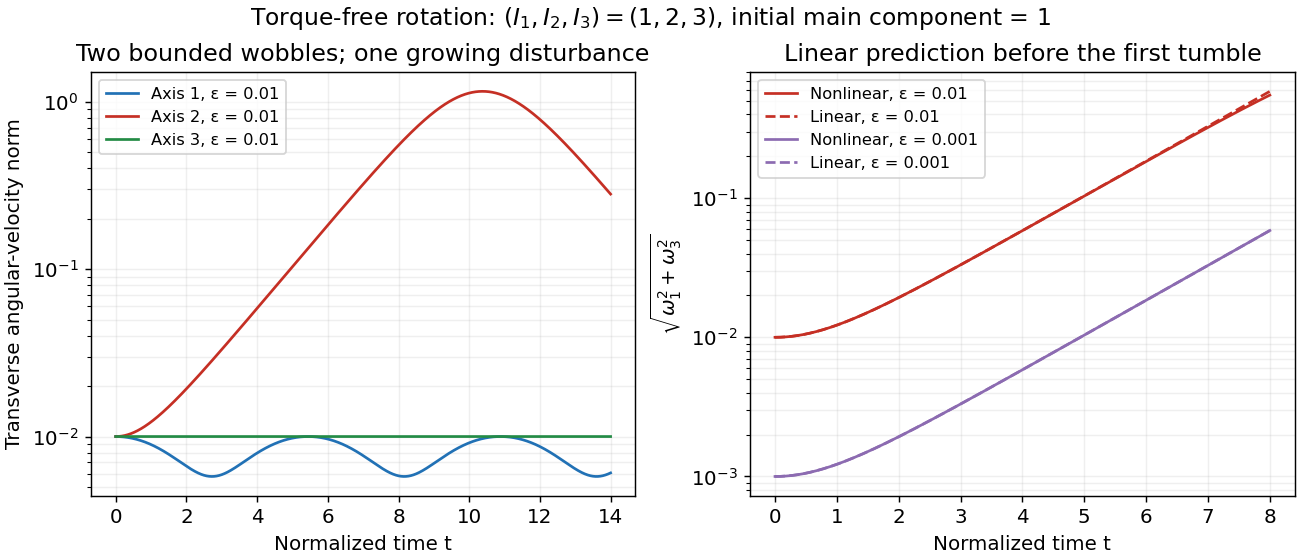

Here is the Python script that generated this plot:
"""Original normalized Euler dynamics; run in _media to write the PNG.

Tested with Python 3.14, NumPy 2.3.5, Matplotlib 3.10.7.
Only classical fourth-order Runge--Kutta is used; no invariant projection.
"""

import json
from pathlib import Path

import matplotlib.pyplot as plt
import numpy as np

INERTIA = np.array([1.0, 2.0, 3.0])


def rhs(w):
    x, y, z = w
    return np.array([-y * z, z * x, -x * y / 3])


def integrate(w0, stop=14.0, step=0.005):
    t = np.linspace(0, stop, round(stop / step) + 1)
    w = np.empty((len(t), 3))
    w[0] = w0
    for i, h in enumerate(np.diff(t)):
        a = rhs(w[i])
        b = rhs(w[i] + h * a / 2)
        c = rhs(w[i] + h * b / 2)
        d = rhs(w[i] + h * c)
        w[i + 1] = w[i] + h * (a + 2 * b + 2 * c + d) / 6
    return t, w


def invariant_errors(w):
    e = (w**2 * INERTIA).sum(axis=1) / 2
    l2 = (w**2 * INERTIA**2).sum(axis=1)
    return {"energy_relative_drift": float(np.max(abs(e / e[0] - 1))),
            "angular_momentum_squared_relative_drift": float(np.max(abs(l2 / l2[0] - 1)))}


def make_figure():
    plt.rcParams.update({"font.size": 11, "figure.facecolor": "white", "axes.facecolor": "white"})
    fig, (ax, early) = plt.subplots(1, 2, figsize=(10, 4.3), layout="constrained")
    checks = {}
    colors = ["#2171b5", "#c52f24", "#238b45"]
    for axis in range(3):
        transverse = [i for i in range(3) if i != axis]
        w0 = np.zeros(3)
        w0[axis] = 1
        w0[transverse[0]] = 0.01
        t, w = integrate(w0)
        norm = np.linalg.norm(w[:, transverse], axis=1)
        ax.semilogy(t, norm, color=colors[axis], label=f"Axis {axis + 1}, ε = 0.01")
        checks[f"axis_{axis+1}"] = invariant_errors(w)
        _, fine = integrate(w0, step=0.0025)
        checks[f"axis_{axis+1}"]["step_halving_max_difference"] = float(np.max(abs(w - fine[::2])))
    for eps, color in [(0.01, "#c52f24"), (0.001, "#8c6bb1")]:
        t, w = integrate([eps, 1, 0], stop=8)
        norm = np.hypot(w[:, 0], w[:, 2])
        early.semilogy(t, norm, color=color, label=f"Nonlinear, ε = {eps:g}")
        exact_linear = eps * np.sqrt(np.cosh(t / np.sqrt(3))**2 + np.sinh(t / np.sqrt(3))**2 / 3)
        early.semilogy(t, exact_linear, "--", color=color, label=f"Linear, ε = {eps:g}")
        mask = t <= 4
        checks[f"intermediate_eps_{eps}"] = {
            **invariant_errors(w),
            "early_linear_relative_error_through_t4": float(np.max(abs(norm[mask] / exact_linear[mask] - 1)))}
    ax.set(title="Two bounded wobbles; one growing disturbance", xlabel="Normalized time t", ylabel="Transverse angular-velocity norm")
    early.set(title="Linear prediction before the first tumble", xlabel="Normalized time t", ylabel=r"$\sqrt{\omega_1^2+\omega_3^2}$")
    for a in (ax, early):
        a.grid(alpha=0.2, which="both")
        a.legend(fontsize=9, loc="upper left")
    fig.suptitle(r"Torque-free rotation: $(I_1,I_2,I_3)=(1,2,3)$, initial main component = 1", fontsize=13)
    fig.savefig(Path(__file__).stem + ".png", dpi=130, facecolor="white")
    plt.close(fig)
    assert max(v.get("energy_relative_drift", 0) for v in checks.values()) < 1e-9
    assert max(v.get("angular_momentum_squared_relative_drift", 0) for v in checks.values()) < 1e-9
    assert max(v.get("step_halving_max_difference", 0) for v in checks.values()) < 1e-7
    print(json.dumps(checks, indent=2))


if __name__ == "__main__":
    make_figure()
